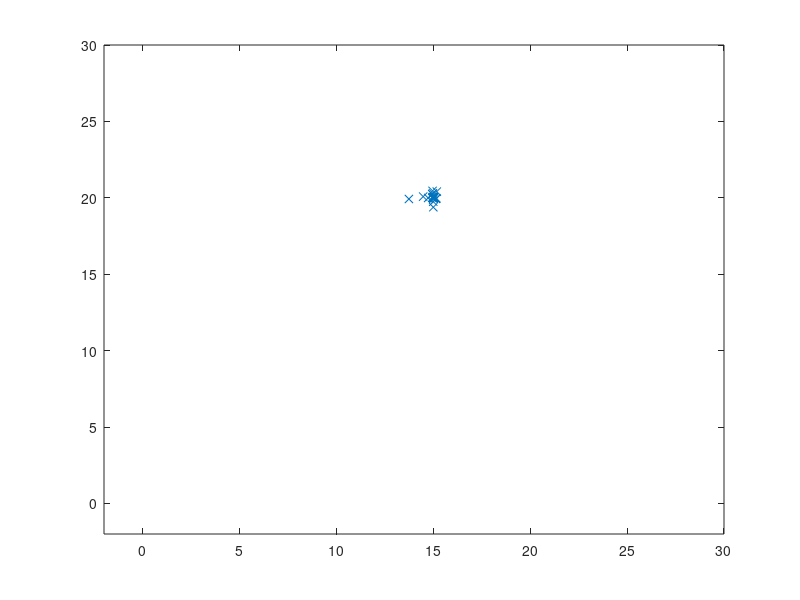

Source code (MATLAB):
%% A Simple Demo on PSO 
% Simulates the movements of a swarm to minimize the objective function
% 
% $$ \left( x-15 \right) ^{2}+ \left( y-20 \right) ^{2} = 0$$
% 
% The swarm matrix is  
%
% swarm(index, [location, velocity, best position, best
% value], [x, y components or the value component])
%% Initialization
% Parameters
clear
clc
iterations = 30;
inertia = 1.0;
correction_factor = 2.0;
swarm_size = 49;

% ---- initial swarm position -----
index = 1;
for i = 1 : 7
    for j = 1 : 7
        swarm(index, 1, 1) = i;
        swarm(index, 1, 2) = j;
        index = index + 1;
    end
end

swarm(:, 4, 1) = 1000;          % best value so far
swarm(:, 2, :) = 0;             % initial velocity

%% Iterations
for iter = 1 : iterations
    
    %-- evaluating position & quality ---
    for i = 1 : swarm_size
        swarm(i, 1, 1) = swarm(i, 1, 1) + swarm(i, 2, 1)/1.3;     %update x position
        swarm(i, 1, 2) = swarm(i, 1, 2) + swarm(i, 2, 2)/1.3;     %update y position
        x = swarm(i, 1, 1);
        y = swarm(i, 1, 2);
        
        val = (x - 15)^2 + (y - 20)^2;          % fitness evaluation (you may replace this objective function with any function having a global minima)
        
        if val < swarm(i, 4, 1)                 % if new position is better
            swarm(i, 3, 1) = swarm(i, 1, 1);    % update best x,
            swarm(i, 3, 2) = swarm(i, 1, 2);    % best y postions
            swarm(i, 4, 1) = val;               % and best value
        end
    end

    [temp, gbest] = min(swarm(:, 4, 1));        % global best position
    
    %--- updating velocity vectors
    for i = 1 : swarm_size
        swarm(i, 2, 1) = rand*inertia*swarm(i, 2, 1) + correction_factor*rand*(swarm(i, 3, 1) - swarm(i, 1, 1)) + correction_factor*rand*(swarm(gbest, 3, 1) - swarm(i, 1, 1));   %x velocity component
        swarm(i, 2, 2) = rand*inertia*swarm(i, 2, 2) + correction_factor*rand*(swarm(i, 3, 2) - swarm(i, 1, 2)) + correction_factor*rand*(swarm(gbest, 3, 2) - swarm(i, 1, 2));   %y velocity component
    end
    
    %% Plotting the swarm
    clf    
    plot(swarm(:, 1, 1), swarm(:, 1, 2), 'x')   % drawing swarm movements
    axis([-2 30 -2 30]);
pause(.2)
end